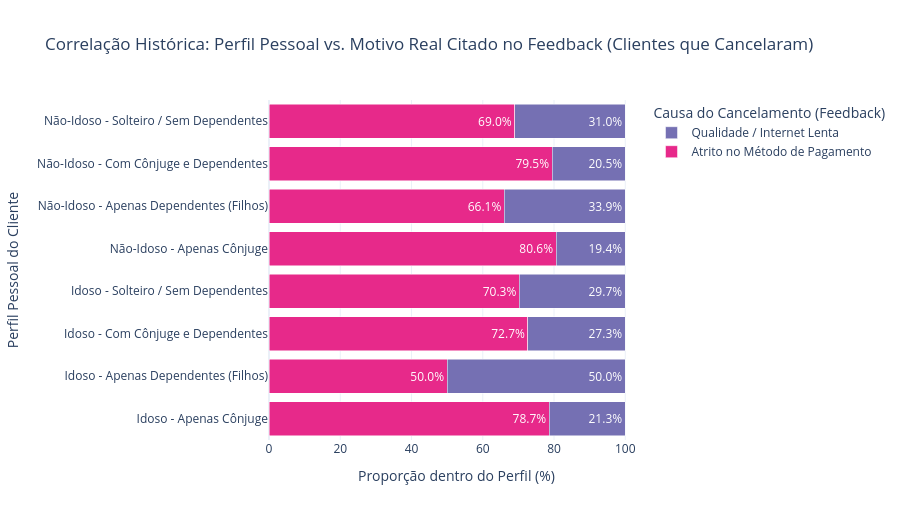

Notebook code for this chart:
### Code cell
df_cancelados = df_gold[df_gold['flag_churn'] == 1]

motivos_para_remover = [
    'Satisfeito / Motivos Pessoais', 
    'Preço Alto / Oferta Concorrente'
]
df_cancelados = df_cancelados[~df_cancelados['motivo_feedback'].isin(motivos_para_remover)]

cruzamento_feedback = pd.crosstab(
    df_cancelados['perfil_pessoal'],
    df_cancelados['motivo_feedback'],
    normalize='index'
) * 100

cruzamento_feedback = cruzamento_feedback.round(1)

fig_fb = go.Figure()

cores_motivos = {
    'Qualidade / Internet Lenta': '#7570b3',
    'Atrito no Método de Pagamento': '#e7298a',
    'Sem Feedback': '#cccccc'
}

for motivo in cruzamento_feedback.columns:
    fig_fb.add_trace(go.Bar(
        name=motivo,
        y=cruzamento_feedback.index,
        x=cruzamento_feedback[motivo],
        orientation='h',
        text=cruzamento_feedback[motivo].astype(str) + '%',
        textposition='inside',
        marker_color=cores_motivos.get(motivo, 'royalblue')
    ))

fig_fb.update_layout(
    barmode='stack',
    title='Correlação Histórica: Perfil Pessoal vs. Motivo Real Citado no Feedback (Clientes que Cancelaram)',
    xaxis_title='Proporção dentro do Perfil (%)',
    yaxis_title='Perfil Pessoal do Cliente',
    height=520,
    template='plotly_white',
    legend_title='Causa do Cancelamento (Feedback)'
)

fig_fb.show()

### Figure 1 — Plotly figure (JSON) as saved in the notebook; plotly's stock layout.template omitted (floating-point values rounded to 4 significant figures)
{"data": [{"marker": {"color": "#e7298a"}, "name": "Atrito no Método de Pagamento", "orientation": "h", "text": ["78.7%", "50.0%", "72.7%", "70.3%", "80.6%", "66.1%", "79.5%", "69.0%"], "textposition": "inside", "type": "bar", "x": [78.7, 50.0, 72.7, 70.3, 80.6, 66.1, 79.5, 69.0], "y": ["Idoso - Apenas Cônjuge", "Idoso - Apenas Dependentes (Filhos)", "Idoso - Com Cônjuge e Dependentes", "Idoso - Solteiro / Sem Dependentes", "Não-Idoso - Apenas Cônjuge", "Não-Idoso - Apenas Dependentes (Filhos)", "Não-Idoso - Com Cônjuge e Dependentes", "Não-Idoso - Solteiro / Sem Dependentes"]}, {"marker": {"color": "#7570b3"}, "name": "Qualidade / Internet Lenta", "orientation": "h", "text": ["21.3%", "50.0%", "27.3%", "29.7%", "19.4%", "33.9%", "20.5%", "31.0%"], "textposition": "inside", "type": "bar", "x": [21.3, 50.0, 27.3, 29.7, 19.4, 33.9, 20.5, 31.0], "y": ["Idoso - Apenas Cônjuge", "Idoso - Apenas Dependentes (Filhos)", "Idoso - Com Cônjuge e Dependentes", "Idoso - Solteiro / Sem Dependentes", "Não-Idoso - Apenas Cônjuge", "Não-Idoso - Apenas Dependentes (Filhos)", "Não-Idoso - Com Cônjuge e Dependentes", "Não-Idoso - Solteiro / Sem Dependentes"]}], "layout": {"barmode": "stack", "height": 520, "legend": {"title": {"text": "Causa do Cancelamento (Feedback)"}}, "title": {"text": "Correlação Histórica: Perfil Pessoal vs. Motivo Real Citado no Feedback (Clientes que Cancelaram)"}, "xaxis": {"title": {"text": "Proporção dentro do Perfil (%)"}}, "yaxis": {"title": {"text": "Perfil Pessoal do Cliente"}}}}
